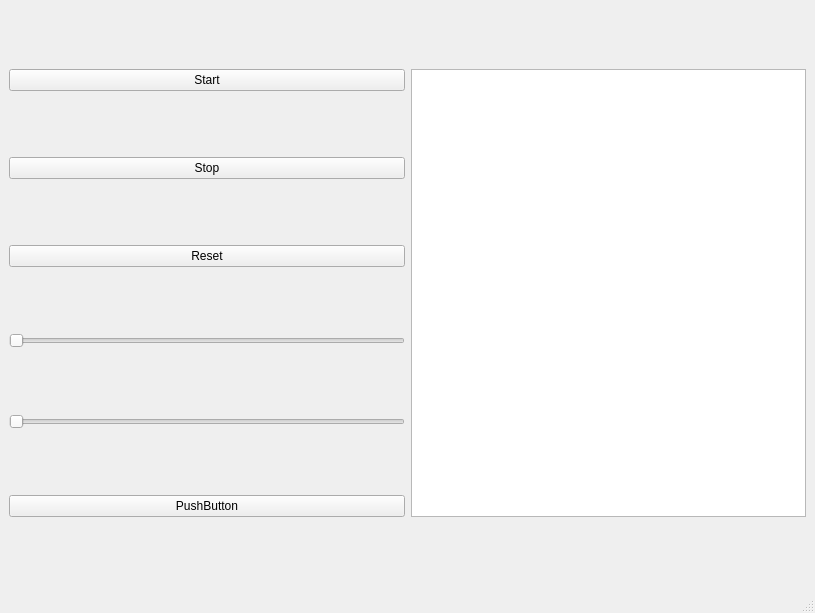
<?xml version="1.0" encoding="UTF-8"?>
<ui version="4.0">
 <class>MainWindow</class>
 <widget class="QMainWindow" name="MainWindow">
  <property name="geometry">
   <rect>
    <x>0</x>
    <y>0</y>
    <width>815</width>
    <height>613</height>
   </rect>
  </property>
  <property name="windowTitle">
   <string>MainWindow</string>
  </property>
  <widget class="QWidget" name="centralwidget">
   <layout class="QGridLayout" name="gridLayout">
    <item row="0" column="0">
     <widget class="QPushButton" name="Start">
      <property name="text">
       <string>Start</string>
      </property>
     </widget>
    </item>
    <item row="0" column="1" rowspan="6">
     <widget class="QGraphicsView" name="board"/>
    </item>
    <item row="1" column="0">
     <widget class="QPushButton" name="Stop">
      <property name="text">
       <string>Stop</string>
      </property>
     </widget>
    </item>
    <item row="2" column="0">
     <widget class="QPushButton" name="Reset">
      <property name="text">
       <string>Reset</string>
      </property>
     </widget>
    </item>
    <item row="3" column="0">
     <widget class="QSlider" name="wierszePlanszy">
      <property name="minimum">
       <number>4</number>
      </property>
      <property name="value">
       <number>4</number>
      </property>
      <property name="sliderPosition">
       <number>4</number>
      </property>
      <property name="orientation">
       <enum>Qt::Horizontal</enum>
      </property>
     </widget>
    </item>
    <item row="4" column="0">
     <widget class="QSlider" name="kolumnyPlanszy">
      <property name="enabled">
       <bool>true</bool>
      </property>
      <property name="minimum">
       <number>4</number>
      </property>
      <property name="orientation">
       <enum>Qt::Horizontal</enum>
      </property>
     </widget>
    </item>
    <item row="5" column="0">
     <widget class="QPushButton" name="pushButton_4">
      <property name="text">
       <string>PushButton</string>
      </property>
     </widget>
    </item>
   </layout>
  </widget>
  <widget class="QMenuBar" name="menubar">
   <property name="geometry">
    <rect>
     <x>0</x>
     <y>0</y>
     <width>815</width>
     <height>21</height>
    </rect>
   </property>
  </widget>
  <widget class="QStatusBar" name="statusbar"/>
 </widget>
 <resources/>
 <connections/>
</ui>
